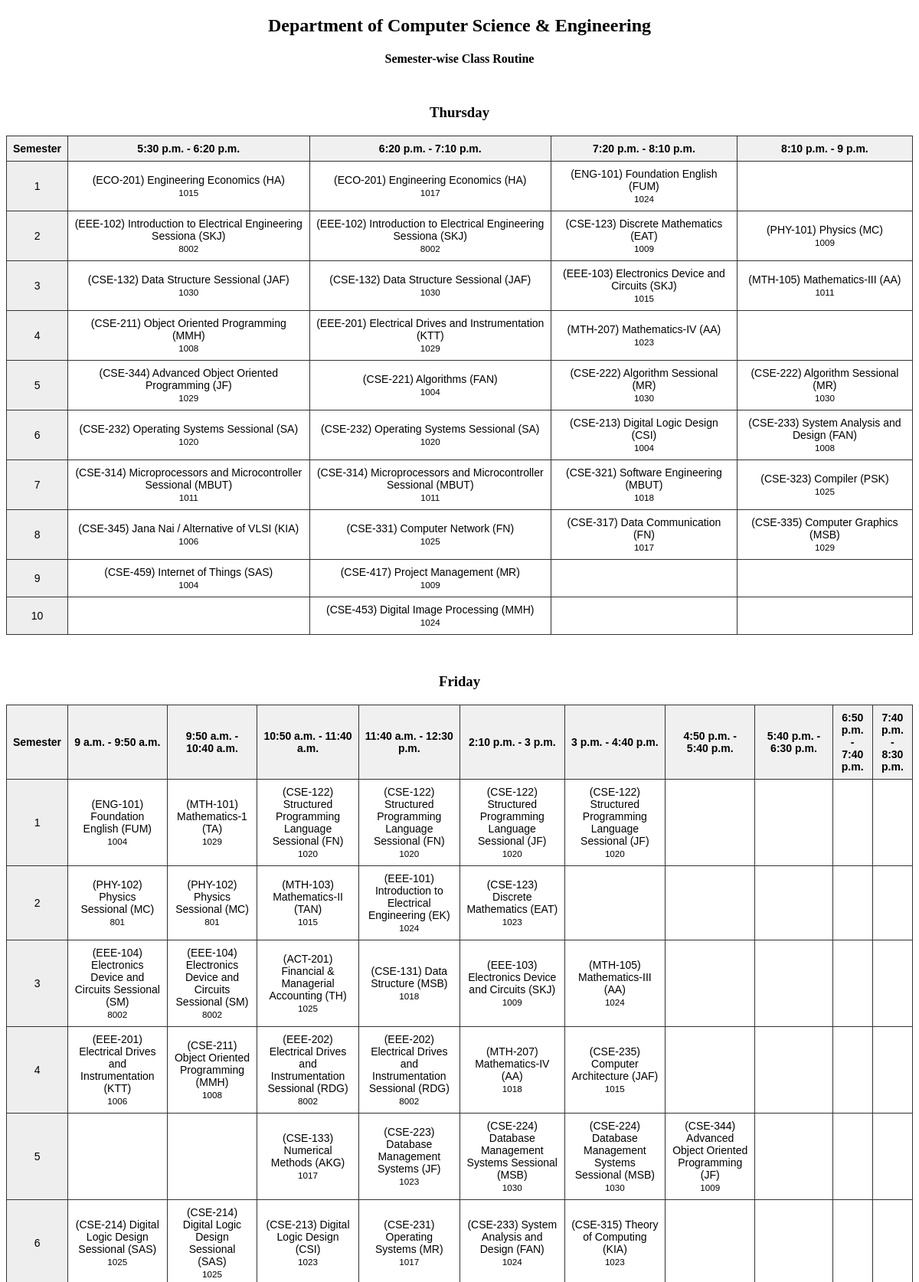
Screenshot of /scheduler/routine/ (upper part) with the database file from the repository.
### university/models.py (models this page shows, shortened)
class TimeSlot(ModelMixin):
    day = models.CharField(max_length=10, choices=DAYS)
    slot_number = models.PositiveIntegerField()  # like 1 to N
    start_time = models.TimeField(null=True, blank=True)
    end_time = models.TimeField(null=True, blank=True)
    shift = models.ForeignKey(Shift, on_delete=models.CASCADE, null=True)
    class Meta:
        unique_together = ('day', 'slot_number')
        ordering = ['day', 'slot_number']

### university/views.py (the view)
# urls.py: path('scheduler/routine/', routine_test_view, name='routine'),
def routine_test_view(request):
    assignments = Assignment.objects.select_related('course', 'teacher', 'room')
    time_slots = TimeSlot.objects.order_by('slot_number')
    semesters = sorted(set(a.course.semester for a in assignments))
    days = ['Thursday', 'Friday', 'Saturday']
    routine_data = {}
    for sem in semesters:
        sem_assignments = assignments.filter(course__semester=sem)
        row = {}
        for slot in time_slots:
            a = sem_assignments.filter(time_slot=slot).first()
            if a:
                row[slot] = f"({a.course.code}) {a.course.name} ({a.teacher.name})<br><small>{a.room.name}</small>"
            else:
                row[slot] = ""
        routine_data[sem] = row
    all_courses = Course.objects.filter(is_active=True)
    assigned_counts_qs = (
        Assignment.objects.values('course')
        .annotate(count=Count('id'))
    )
    assigned_counts = {entry['course']: entry['count'] for entry in assigned_counts_qs}
    unassigned = {}
    for course in all_courses:
        assigned = assigned_counts.get(course.id, 0)
        if assigned < course.sessions_per_week:
            unassigned[course.id] = {
                'code': course.code,
                'name': course.name,
                'session_needed_per_week': course.sessions_per_week,
                'assigned_per_week': assigned,
            }
    context = {
        'routine_data': routine_data,
        'time_slots': time_slots,
        'days': days,
        'unassigned': unassigned,
    }
    return render(request, 'routine.html', context)

### university/templatetags/custom_filters.py (called while the page is built)
@register.filter
def get_item(dictionary, key):
    return dictionary.get(key, '')

### university/templates/routine.html (shortened to what this page needs)
{% load custom_filters %}
<!DOCTYPE html>
<html>
<head>
</head>
<body>
    <h2 style="text-align:center;">Department of Computer Science & Engineering</h2>
    <h4 style="text-align:center;">Semester-wise Class Routine</h4>
    {% for day in days %}
        <h3>{{ day }}</h3>
        <table>
            <thead>
                <tr>
                    <th>Semester</th>
                    {% for slot in time_slots %}
                        {% if slot.day == day %}
                            <th>{{ slot.start_time }} - {{ slot.end_time }}</th>
                        {% endif %}
                    {% endfor %}
                </tr>
            </thead>
            <tbody>
                {% for sem, row in routine_data.items %}
                    <tr>
                        <td class="batch-col">{{ sem }}</td>
                        {% for slot in time_slots %}
                            {% if slot.day == day %}
                                <td>{{ row|get_item:slot|safe }}</td>
                            {% endif %}
                        {% endfor %}
                    </tr>
                {% endfor %}
            </tbody>
        </table>
    {% endfor %}
</body>
</html>

### university/templates/routine.html (style rules this page uses)
table { border-collapse: collapse; width: 100%; font-family: sans-serif; font-size: 14px; margin-bottom: 50px; }
th, td { border: 1px solid #333; padding: 8px; text-align: center; }
th { background: #f0f0f0; }
.batch-col { background: #eee; }
h3 { margin-top: 50px; text-align: center; }

### rows the page displays
TimeSlot: start_time "5:30 p.m.", end_time "6:20 p.m.", id "(ECO-201) Engineering Economics (HA) 1015", id "(EEE-102) Introduction to Electrical Engineering Sessiona (SKJ) 8002", id "(CSE-132) Data Structure Sessional (JAF) 1030", id "(CSE-211) Object Oriented Programming (MMH) 1008", id "(CSE-344) Advanced Object Oriented Programming (JF) 1029", id "(CSE-232) Operating Systems Sessional (SA) 1020", id "(CSE-314) Microprocessors and Microcontroller Sessional (MBUT) 1011", id "(CSE-345) Jana Nai / Alternative of VLSI (KIA) 1006", id "(CSE-459) Internet of Things (SAS) 1004"
TimeSlot: start_time "6:20 p.m.", end_time "7:10 p.m.", id "(ECO-201) Engineering Economics (HA) 1017", id "(EEE-102) Introduction to Electrical Engineering Sessiona (SKJ) 8002", id "(CSE-132) Data Structure Sessional (JAF) 1030", id "(EEE-201) Electrical Drives and Instrumentation (KTT) 1029", id "(CSE-221) Algorithms (FAN) 1004", id "(CSE-232) Operating Systems Sessional (SA) 1020", id "(CSE-314) Microprocessors and Microcontroller Sessional (MBUT) 1011", id "(CSE-331) Computer Network (FN) 1025", id "(CSE-417) Project Management (MR) 1009", id "(CSE-453) Digital Image Processing (MMH) 1024"
TimeSlot: start_time "7:20 p.m.", end_time "8:10 p.m.", id "(ENG-101) Foundation English (FUM) 1024", id "(CSE-123) Discrete Mathematics (EAT) 1009", id "(EEE-103) Electronics Device and Circuits (SKJ) 1015", id "(MTH-207) Mathematics-IV (AA) 1023", id "(CSE-222) Algorithm Sessional (MR) 1030", id "(CSE-213) Digital Logic Design (CSI) 1004", id "(CSE-321) Software Engineering (MBUT) 1018", id "(CSE-317) Data Communication (FN) 1017"
TimeSlot: start_time "8:10 p.m.", end_time "9 p.m.", id "(PHY-101) Physics (MC) 1009", id "(MTH-105) Mathematics-III (AA) 1011", id "(CSE-222) Algorithm Sessional (MR) 1030", id "(CSE-233) System Analysis and Design (FAN) 1008", id "(CSE-323) Compiler (PSK) 1025", id "(CSE-335) Computer Graphics (MSB) 1029"
TimeSlot: start_time "9 a.m.", end_time "9:50 a.m.", id "(ENG-101) Foundation English (FUM) 1004", id "(PHY-102) Physics Sessional (MC) 801", id "(EEE-104) Electronics Device and Circuits Sessional (SM) 8002", id "(EEE-201) Electrical Drives and Instrumentation (KTT) 1006", id "(CSE-214) Digital Logic Design Sessional (SAS) 1025"
TimeSlot: start_time "9:50 a.m.", end_time "10:40 a.m.", id "(MTH-101) Mathematics-1 (TA) 1029", id "(PHY-102) Physics Sessional (MC) 801", id "(EEE-104) Electronics Device and Circuits Sessional (SM) 8002", id "(CSE-211) Object Oriented Programming (MMH) 1008", id "(CSE-214) Digital Logic Design Sessional (SAS) 1025"
TimeSlot: start_time "10:50 a.m.", end_time "11:40 a.m.", id "(CSE-122) Structured Programming Language Sessional (FN) 1020", id "(MTH-103) Mathematics-II (TAN) 1015", id "(ACT-201) Financial & Managerial Accounting (TH) 1025", id "(EEE-202) Electrical Drives and Instrumentation Sessional (RDG) 8002", id "(CSE-133) Numerical Methods (AKG) 1017", id "(CSE-213) Digital Logic Design (CSI) 1023"
TimeSlot: start_time "11:40 a.m.", end_time "12:30 p.m.", id "(CSE-122) Structured Programming Language Sessional (FN) 1020", id "(EEE-101) Introduction to Electrical Engineering (EK) 1024", id "(CSE-131) Data Structure (MSB) 1018", id "(EEE-202) Electrical Drives and Instrumentation Sessional (RDG) 8002", id "(CSE-223) Database Management Systems (JF) 1023", id "(CSE-231) Operating Systems (MR) 1017"
TimeSlot: start_time "2:10 p.m.", end_time "3 p.m.", id "(CSE-122) Structured Programming Language Sessional (JF) 1020", id "(CSE-123) Discrete Mathematics (EAT) 1023", id "(EEE-103) Electronics Device and Circuits (SKJ) 1009", id "(MTH-207) Mathematics-IV (AA) 1018", id "(CSE-224) Database Management Systems Sessional (MSB) 1030", id "(CSE-233) System Analysis and Design (FAN) 1024"
TimeSlot: start_time "3 p.m.", end_time "4:40 p.m.", id "(CSE-122) Structured Programming Language Sessional (JF) 1020", id "(MTH-105) Mathematics-III (AA) 1024", id "(CSE-235) Computer Architecture (JAF) 1015", id "(CSE-224) Database Management Systems Sessional (MSB) 1030", id "(CSE-315) Theory of Computing (KIA) 1023"
TimeSlot: start_time "4:50 p.m.", end_time "5:40 p.m.", id "(CSE-344) Advanced Object Oriented Programming (JF) 1009"
TimeSlot: start_time "5:40 p.m.", end_time "6:30 p.m."
TimeSlot: start_time "6:50 p.m.", end_time "7:40 p.m."
TimeSlot: start_time "7:40 p.m.", end_time "8:30 p.m."

### other values shown
{{ day }} "Thursday" "Friday"
{{ sem }} "1" "2" "3" "4" "5" "6" "7" "8" "9" "10" "1" "2" "3" "4" "5" "6"
